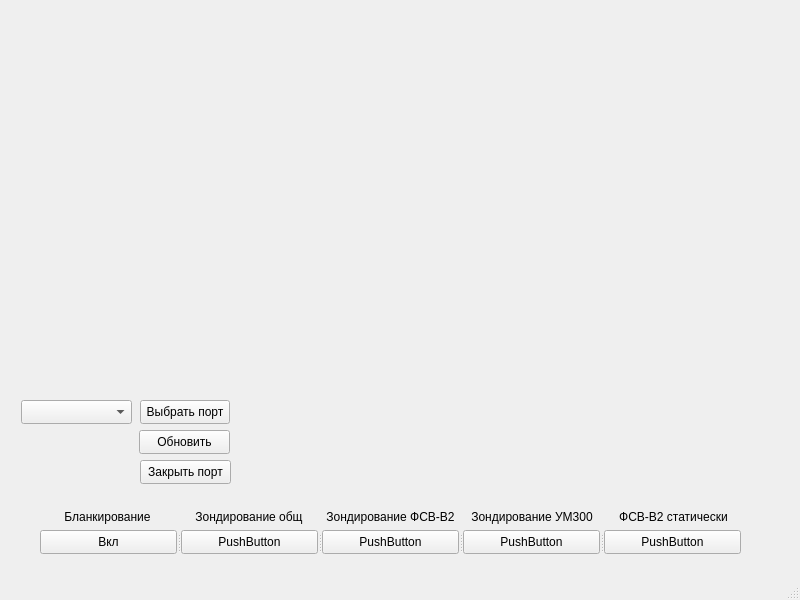
<?xml version="1.0" encoding="UTF-8"?>
<ui version="4.0">
 <class>MainWindow</class>
 <widget class="QMainWindow" name="MainWindow">
  <property name="geometry">
   <rect>
    <x>0</x>
    <y>0</y>
    <width>800</width>
    <height>600</height>
   </rect>
  </property>
  <property name="windowTitle">
   <string>MainWindow</string>
  </property>
  <widget class="QWidget" name="centralwidget">
   <widget class="QComboBox" name="com_port_list">
    <property name="geometry">
     <rect>
      <x>21</x>
      <y>400</y>
      <width>111</width>
      <height>24</height>
     </rect>
    </property>
   </widget>
   <widget class="QPushButton" name="selected_port">
    <property name="geometry">
     <rect>
      <x>140</x>
      <y>400</y>
      <width>90</width>
      <height>24</height>
     </rect>
    </property>
    <property name="text">
     <string>Выбрать порт</string>
    </property>
   </widget>
   <widget class="QPushButton" name="reffrash">
    <property name="geometry">
     <rect>
      <x>139</x>
      <y>430</y>
      <width>91</width>
      <height>24</height>
     </rect>
    </property>
    <property name="text">
     <string>Обновить</string>
    </property>
   </widget>
   <widget class="QSplitter" name="splitter">
    <property name="geometry">
     <rect>
      <x>40</x>
      <y>530</y>
      <width>701</width>
      <height>24</height>
     </rect>
    </property>
    <property name="orientation">
     <enum>Qt::Orientation::Horizontal</enum>
    </property>
    <widget class="QPushButton" name="vkl">
     <property name="text">
      <string>Вкл</string>
     </property>
    </widget>
    <widget class="QPushButton" name="pushButton_4">
     <property name="text">
      <string>PushButton</string>
     </property>
    </widget>
    <widget class="QPushButton" name="pushButton_3">
     <property name="text">
      <string>PushButton</string>
     </property>
    </widget>
    <widget class="QPushButton" name="pushButton_2">
     <property name="text">
      <string>PushButton</string>
     </property>
    </widget>
    <widget class="QPushButton" name="pushButton">
     <property name="text">
      <string>PushButton</string>
     </property>
    </widget>
   </widget>
   <widget class="QWidget" name="layoutWidget">
    <property name="geometry">
     <rect>
      <x>40</x>
      <y>500</y>
      <width>701</width>
      <height>34</height>
     </rect>
    </property>
    <layout class="QGridLayout" name="gridLayout">
     <item row="0" column="0">
      <widget class="QLabel" name="blank">
       <property name="layoutDirection">
        <enum>Qt::LayoutDirection::LeftToRight</enum>
       </property>
       <property name="text">
        <string>Бланкирование</string>
       </property>
       <property name="alignment">
        <set>Qt::AlignmentFlag::AlignCenter</set>
       </property>
      </widget>
     </item>
     <item row="0" column="1">
      <widget class="QLabel" name="zond">
       <property name="text">
        <string>Зондирование общ</string>
       </property>
       <property name="alignment">
        <set>Qt::AlignmentFlag::AlignCenter</set>
       </property>
      </widget>
     </item>
     <item row="0" column="2">
      <widget class="QLabel" name="zond_fcb">
       <property name="text">
        <string>Зондирование ФСВ-В2</string>
       </property>
       <property name="alignment">
        <set>Qt::AlignmentFlag::AlignCenter</set>
       </property>
      </widget>
     </item>
     <item row="0" column="3">
      <widget class="QLabel" name="zond_um300">
       <property name="text">
        <string>Зондирование УМ300</string>
       </property>
       <property name="alignment">
        <set>Qt::AlignmentFlag::AlignCenter</set>
       </property>
      </widget>
     </item>
     <item row="0" column="4">
      <widget class="QLabel" name="stat_fcb2">
       <property name="text">
        <string>ФСВ-В2 статически</string>
       </property>
       <property name="alignment">
        <set>Qt::AlignmentFlag::AlignCenter</set>
       </property>
      </widget>
     </item>
    </layout>
   </widget>
   <widget class="QPushButton" name="close_port">
    <property name="geometry">
     <rect>
      <x>140</x>
      <y>460</y>
      <width>91</width>
      <height>24</height>
     </rect>
    </property>
    <property name="text">
     <string>Закрыть порт</string>
    </property>
   </widget>
  </widget>
  <widget class="QMenuBar" name="menubar">
   <property name="geometry">
    <rect>
     <x>0</x>
     <y>0</y>
     <width>800</width>
     <height>21</height>
    </rect>
   </property>
  </widget>
  <widget class="QStatusBar" name="statusbar"/>
 </widget>
 <resources/>
 <connections/>
</ui>
